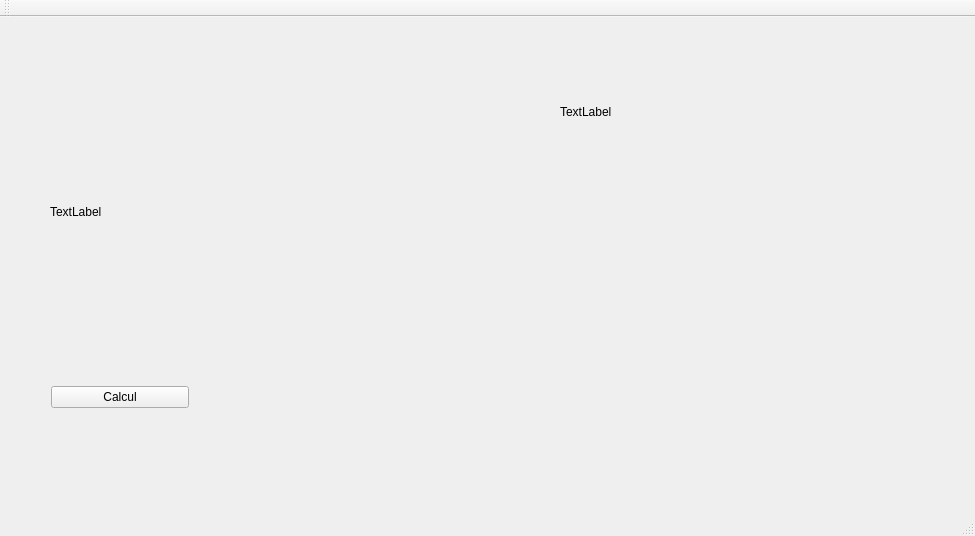
<?xml version="1.0" encoding="UTF-8"?>
<ui version="4.0">
 <class>MainWindow</class>
 <widget class="QMainWindow" name="MainWindow">
  <property name="geometry">
   <rect>
    <x>0</x>
    <y>0</y>
    <width>975</width>
    <height>536</height>
   </rect>
  </property>
  <property name="windowTitle">
   <string>MainWindow</string>
  </property>
  <widget class="QWidget" name="centralWidget">
   <widget class="QWidget" name="verticalLayoutWidget">
    <property name="geometry">
     <rect>
      <x>10</x>
      <y>20</y>
      <width>401</width>
      <height>261</height>
     </rect>
    </property>
    <layout class="QVBoxLayout" name="verticalLayout"/>
   </widget>
   <widget class="QWidget" name="verticalLayoutWidget_2">
    <property name="geometry">
     <rect>
      <x>490</x>
      <y>20</y>
      <width>241</width>
      <height>151</height>
     </rect>
    </property>
    <layout class="QVBoxLayout" name="verticalLayout_2"/>
   </widget>
   <widget class="QLabel" name="labelImage2">
    <property name="geometry">
     <rect>
      <x>560</x>
      <y>20</y>
      <width>239</width>
      <height>149</height>
     </rect>
    </property>
    <property name="text">
     <string>TextLabel</string>
    </property>
   </widget>
   <widget class="QWidget" name="horizontalLayoutWidget">
    <property name="geometry">
     <rect>
      <x>40</x>
      <y>340</y>
      <width>160</width>
      <height>80</height>
     </rect>
    </property>
    <layout class="QHBoxLayout" name="horizontalLayout">
     <item>
      <widget class="QPushButton" name="pushButton">
       <property name="text">
        <string>Calcul</string>
       </property>
      </widget>
     </item>
    </layout>
   </widget>
   <widget class="QLabel" name="imageLabel">
    <property name="geometry">
     <rect>
      <x>50</x>
      <y>120</y>
      <width>229</width>
      <height>149</height>
     </rect>
    </property>
    <property name="text">
     <string>TextLabel</string>
    </property>
   </widget>
  </widget>
  <widget class="QMenuBar" name="menuBar">
   <property name="geometry">
    <rect>
     <x>0</x>
     <y>0</y>
     <width>975</width>
     <height>22</height>
    </rect>
   </property>
  </widget>
  <widget class="QToolBar" name="mainToolBar">
   <attribute name="toolBarArea">
    <enum>TopToolBarArea</enum>
   </attribute>
   <attribute name="toolBarBreak">
    <bool>false</bool>
   </attribute>
  </widget>
  <widget class="QStatusBar" name="statusBar"/>
 </widget>
 <layoutdefault spacing="6" margin="11"/>
 <resources/>
 <connections/>
</ui>
